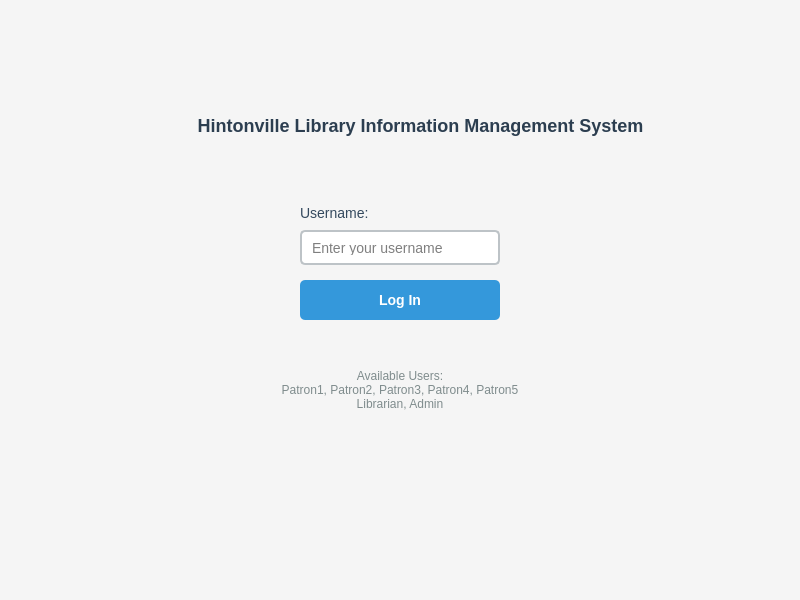
<?xml version="1.0" encoding="UTF-8"?>
<ui version="4.0">
 <class>pagehome</class>
 <widget class="QWidget" name="pagehome">
  <property name="geometry">
   <rect>
    <x>0</x>
    <y>0</y>
    <width>800</width>
    <height>600</height>
   </rect>
  </property>
  <property name="windowTitle">
   <string>Form</string>
  </property>
  <property name="styleSheet">
   <string notr="true">QWidget {
    background-color: #f5f5f5;
}

QLabel#titleLabel {
    font-size: 18px;
    font-weight: bold;
    color: #2c3e50;
}

QLabel#loginLabel {
    font-size: 14px;
    color: #34495e;
}

QLineEdit {
    padding: 8px;
    border: 2px solid #bdc3c7;
    border-radius: 5px;
    background-color: white;
    font-size: 14px;
}

QLineEdit:focus {
    border: 2px solid #3498db;
}

QPushButton {
    background-color: #3498db;
    color: white;
    border: none;
    border-radius: 5px;
    padding: 10px 20px;
    font-size: 14px;
    font-weight: bold;
}

QPushButton:hover {
    background-color: #2980b9;
}

QPushButton:pressed {
    background-color: #21618c;
}</string>
  </property>
  <widget class="QLabel" name="titleLabel">
   <property name="geometry">
    <rect>
     <x>80</x>
     <y>100</y>
     <width>681</width>
     <height>50</height>
    </rect>
   </property>
   <property name="text">
    <string>Hintonville Library Information Management System</string>
   </property>
   <property name="alignment">
    <set>Qt::AlignCenter</set>
   </property>
  </widget>
  <widget class="QLineEdit" name="usernameText">
   <property name="geometry">
    <rect>
     <x>300</x>
     <y>230</y>
     <width>200</width>
     <height>35</height>
    </rect>
   </property>
   <property name="placeholderText">
    <string>Enter your username</string>
   </property>
  </widget>
  <widget class="QLabel" name="loginLabel">
   <property name="geometry">
    <rect>
     <x>300</x>
     <y>200</y>
     <width>200</width>
     <height>25</height>
    </rect>
   </property>
   <property name="text">
    <string>Username:</string>
   </property>
  </widget>
  <widget class="QPushButton" name="loginButton">
   <property name="geometry">
    <rect>
     <x>300</x>
     <y>280</y>
     <width>200</width>
     <height>40</height>
    </rect>
   </property>
   <property name="text">
    <string>Log In</string>
   </property>
  </widget>
  <widget class="QLabel" name="instructionLabel">
   <property name="geometry">
    <rect>
     <x>200</x>
     <y>350</y>
     <width>400</width>
     <height>80</height>
    </rect>
   </property>
   <property name="styleSheet">
    <string notr="true">color: #7f8c8d; font-size: 12px;</string>
   </property>
   <property name="text">
    <string>Available Users:
Patron1, Patron2, Patron3, Patron4, Patron5
Librarian, Admin</string>
   </property>
   <property name="alignment">
    <set>Qt::AlignCenter</set>
   </property>
  </widget>
 </widget>
 <resources/>
 <connections/>
</ui>
